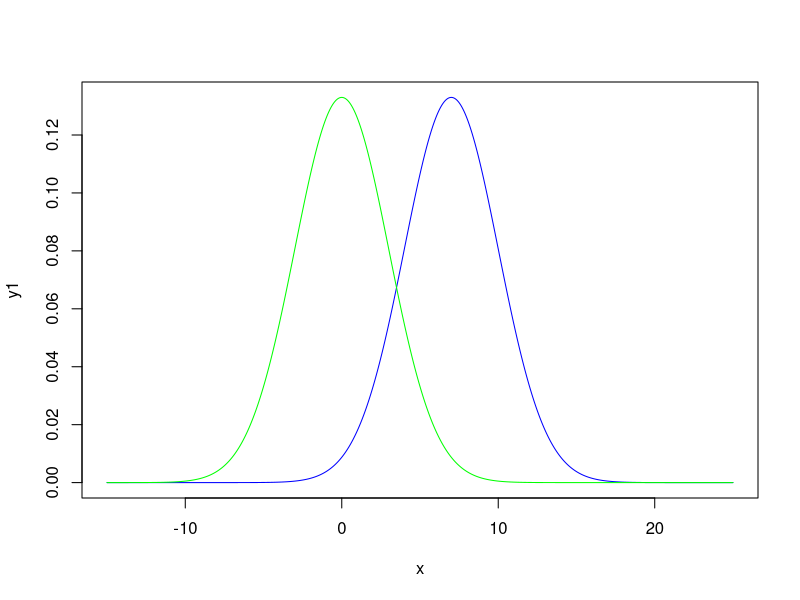
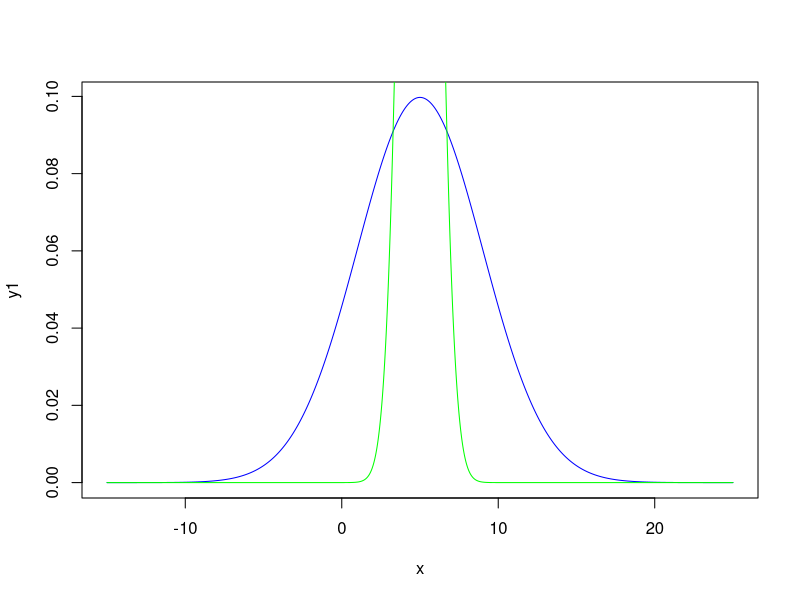
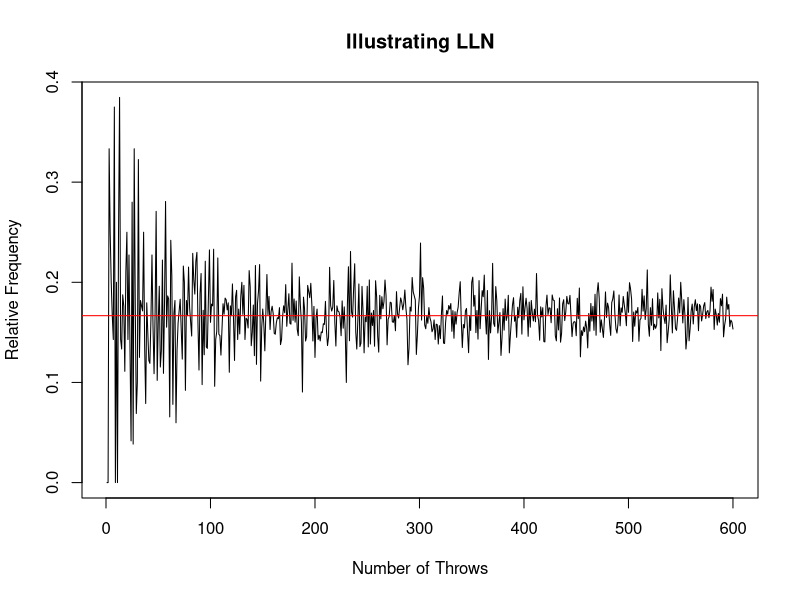
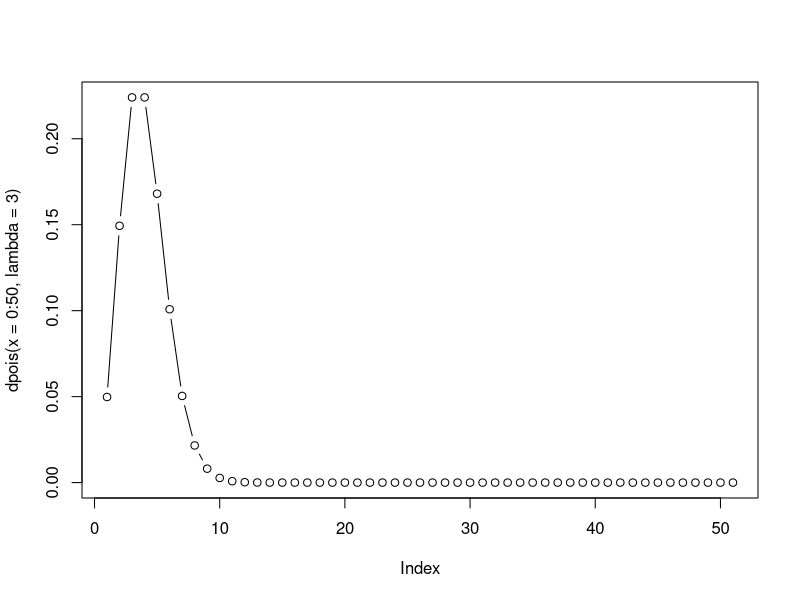
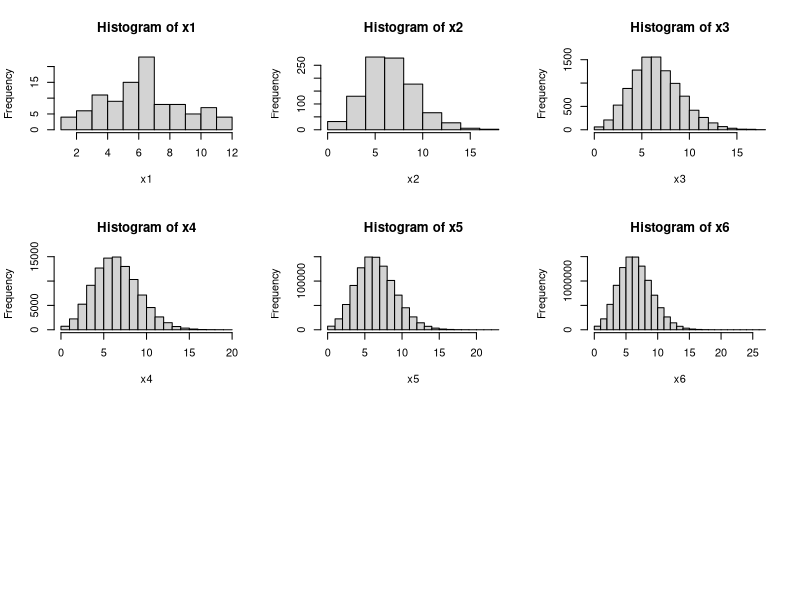

These figures' R source, in order: (Note: this script raises an error after producing the figures.)

# Some Statistics in R ----------------------------------------------------


# Normal Distribution -----------------------------------------------------

# Let X be a random variable with mean = 5 and standard deviation = 3. Calculate
# the following probabilities: 
#   1. P(X <= 7)
#   2. P(X < 7)
#   3. P(X > 7)
#   4. P(4 <= X <= 7)
# -------------------------------------------------------------------------
help(rnorm)


# Explain what you see ----------------------------------------------------
x <- seq(from = -15, to = 25, by = 0.01)
y1 <- dnorm(x, mean = 7, sd = 3)
y2 <- dnorm(x, mean = 0, sd = 3)

plot(x, y1, type = "l", col = 'blue')
lines(x, y2,col="green")


# Explain what you see ----------------------------------------------------
x <- seq(from = -15, to = 25, by = 0.01)
y1 <- dnorm(x, mean = 5, sd = 4)
y2 <- dnorm(x, mean = 5, sd = 1)

plot(x, y1, type = "l", col = 'blue')
lines(x, y2,col="green")


# Binomial Distribution ---------------------------------------------------

# Simulate 10000 samples from bin(n=100, p=0.5) and plot a histogram. 
# Then simulate 10000 samples from bin(n= 100, p = 0.1) and plot a histogram. 
# In the plots, what is the "middle" of the plot? 
# Which plot has a "wider" distribution? 

# What is the theoretical/true Expected Value and Variance of the two distributions? 

# Estimate the mean and variance of the two samples that you simulated by using 
# the functions mean() and var(). 
# Explain your observations. 



# Confidence Intervals ----------------------------------------------------
# Explain the code/results you see below 
# -------------------------------------------------------------------------
help(t.test)

data <- rnorm(4322, mean = 5, sd = 4)
t.test(data, conf.level = 0.95)$conf.int


# Hypothesis Testing ------------------------------------------------------
# In the code below, can we reject the hypothesis that mu = 0? 
# Can we reject the hypothesis that mu = 5? 
# How do you interpret the p-value?
# -------------------------------------------------------------------------
help(t.test)

x <- rnorm(100, mean = 0, sd = 4)

t.test(x, mu = 0)
t.test(x, mu = 5)


# Testing for normality ---------------------------------------------------
# The Shapiro wilk normality test is a test of normality, the null
# hypothesis is that the data comes from a normal distribution.
# Comment on the results below.
# -------------------------------------------------------------------------
?shapiro.test

x1 <- rnorm(741, mean = 8, sd = 30)
x2 <- rpois(93, lambda = 3)
x3 <- rpois(301, lambda = 70)

shapiro.test(x1)
shapiro.test(x2)
shapiro.test(x3)

# -------------------------------------------------------------------------
# Generate 10 samples from N(5, 10) and then estimate
# the expected value (by using the mean() function)
# and standard deviation (by using the sd() function) of the data. 
# Do the same thing but use 100 samples instead. 
# Do the same thing but use 10000 samples instead. 

# When estimating fixed, but unknown parameters in reality, 
# should you strive for many or few samples/observations? Why?
# -------------------------------------------------------------------------


# Law of Large Numbers (LLN) ----------------------------------------------

# Illustration of the Law of Large Numbers (LLN) [Called "De relative frekvensernas stabilitet" in the book
# "Statistisk Dataanalys"p.14], the code is provided below. 
# 
#   1. Simulate 600 dice throws. 
#   Hint: use the sample() function. You should also create an empty vector that
#   you append with the relative frequencies for 1, 2, ... 600 throws.
#   
#   2. Plot the relative frequency of the number of times three dots occur for 1, 2, ..., 600 throws.
#   3. To what number does the relative frequency converge to? 
#       What is the probability of getting three dots when throwing a dice? Do these two numbers coincide?
#   4. Explain what you observe. 
# -------------------------------------------------------------------------
empty_vec <- c()

for (i in seq(600)){
  throws <- sample(1:6, i, TRUE)
  relative_freq <- sum(throws == 3)/length(throws)
  empty_vec <- c(empty_vec, relative_freq)
}

plot(empty_vec, type="l", ylab='Relative Frequency', xlab='Number of Throws', main='Illustrating LLN')
abline(h=1/6, col = 'red')




# The rest of the script is "bonus material" and can be skipped -----------


# Confidence interval for proportions -------------------------------------
# Assume we ask 1000 people who they will vote for and 4.2% answer Centerpartiet (C).
# Create a 90% Confidence Interval to get the proportion that would vote for C
# if we surveyed the whole population ("Totalundersökning").
# OBS: note we want a 90% confidence interval.
# -------------------------------------------------------------------------
p <- 0.042
n <- 1000
z <- 1.6449
s_p <- sqrt(p*(1-p)/n)

ci_lower <- p - z*s_p
ci_upper <- p + z*s_p

print(ci_lower)
print(ci_upper)

# -------------------------------------------------------------------------
# Recall that the poisson distribution is a discrete distribution which
# can take the values 0, 1, 2, 3, ... . 
# From the plot below you see that the distribution is not the same as the
# normal distribution, since it for example is not symmetric and can only attain values >= 0.
# However, the lambda parameter changes the look of the distribution, 
# feel free to experiment with it to see the effect. 
# -------------------------------------------------------------------------
plot(dpois(x=0:50,lambda=3),type="b")

# -------------------------------------------------------------------------
# By using the Central Limit Theorem (CLT), explain what you see below. 
# -------------------------------------------------------------------------
x1 <- rpois(100, lambda = 7)
x2 <- rpois(1000, lambda = 7)
x3 <- rpois(10000, lambda = 7)
x4 <- rpois(100000, lambda = 7)
x5 <- rpois(1000000, lambda = 7)
x6 <- rpois(10000000, lambda = 7)
x7 <- rpois(100000000, lambda = 7)

par(mfrow=c(3,3))
hist(x1)
hist(x2)
hist(x3)
hist(x4)
hist(x5)
hist(x6)
hist(x7)


# Confidence Interval -----------------------------------------------------
# Assuming X is N(10, 3), we know (see example calculation below) that
# a random sample x will with probability 95% be between: 
#   
#   ci_lower = 10 - 1.96 * 3 and
#   ci_upper = 10 + 1.96 * 3
# 
# Example, for the ci_upper, we do the following calculation: 
# P(X > ci\_upper) = P(X > 10 + 1.96 * 3) = P(Z > 1.96) = 0.025
# where we used standardization in the penultimate step. 

# This means that if you get observations from the normal distribution above, 
# you would "expect" 95% of them to be between ci_lower and ci_upper. 

# Your task is now to simulate 10, 100, 1000 and 10000 normally distributed samples
# from N(10, 3) and check the relative frequency (%) of how many samples fall
# outside the confidence interval. How many % should it theoretically be?
# -------------------------------------------------------------------------
ci_lower <- 10 - 1.96*3 
ci_upper <- 10 + 1.96*3 

print(ci_lower)
print(ci_upper)

x <- rnorm(100, mean = 10, sd = 3)

result <- c()
for (i in x) {
  if (i >= ci_lower & i <= ci_upper) {
    result <- c(result, 0)
  }
  else {
    result <- c(result, 1)
  }
}

# print(result)
rel_freq_of_exceptions <- mean(result)
print(rel_freq_of_exceptions)

# -------------------------------------------------------------------------
# Notation: N(10, 5) is a normal distributed variable with mean 10 and standard
# deviation 5. 


# Create two empty vectors, x1 and x2. 
# Now do a for loop 100 times, where you for each iteration: 
#   1) Take the mean of 80 samples from N(10, 5) and store it in x1. 
#   2) Take the mean of 80 samples from N(10, 20) and store it in x2.

# So, your vectors x1 and x2 should contain 100 values. 

# (From p.148 in the book "Statistisk Dataanalys"), we know that the mean is an unbiased estimate
# of the fixed, but unknown "True" mean often called "mu". 
# The nice thing is that in our Monte Carlo Simulation we know the true mean.
# Plot histograms of x1 and x2 and comment on the result, do we on "average"
# get the right mean? 

# Is it easier or harder to estimate the mean when the variance is low/high?
# How is this knowledge useful in reality?

x1 <- c()
x2 <- c()
for (i in 1:100){
  x1 <- c(x1, mean(rnorm(80, mean = 10, sd = 5)))
  x2 <- c(x2, mean(rnorm(80, mean = 10, sd = 20)))
}

# Plotting two histograms in same plot: 
# https://stackoverflow.com/questions/3541713/how-to-plot-two-histograms-together-in-r .
h1 <- hist(x1)
h2 <- hist(x2)

plot(h1, col=rgb(0,0,1,1/4), xlim=c(2,19))  # first histogram
plot(h2, col=rgb(1,0,0,1/4), xlim=c(2,19), add=T)  # second

# -------------------------------------------------------------------------
# Redo the same analysis as above but with 10000 generated samples and see
# if there is any difference (copy the code from above). Comment on the results. 
# -------------------------------------------------------------------------
x1 <- c()
x2 <- c()
for (i in 1:100){
  x1 <- c(x1, mean(rnorm(10000, mean = 10, sd = 5)))
  x2 <- c(x2, mean(rnorm(10000, mean = 10, sd = 20)))
}

h1 <- hist(x1)
h2 <- hist(x2)

# Plotting two histograms in same plot: https://stackoverflow.com/questions/3541713/how-to-plot-two-histograms-together-in-r .
plot(h1, col=rgb(0,0,1,1/4), xlim=c(2,19))  # first histogram
plot(h2, col=rgb(1,0,0,1/4), xlim=c(2,19), add=T)  # second

